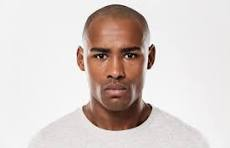
#> input picture pictures/visage.jpeg, 230 x 148 px, given in place of the camera
$ python face_detect_only.py
#> lines starting #> are read from the running program, lines starting #| are printed output that depends on the picture; after the words box and inside, x2 and y2 are one past the last pixel; in counts of white or black regions, pixels touching at a corner belong together
#> further down, video_frame is the input picture: shape (148, 230, 3); mean B, G, R 202.4, 206.1, 216.7
### test_set/face_resizer_display.py
import cv2

def resizing_frame(video_frame):
    #Récupération et affichage des valeurs (RGB) de la capture initiale
    ini_size = video_frame.shape
    #Redimensionnement de l'image capturée pour affichage
    new_size = (500, 600)
    frame_resized = cv2.resize(video_frame, new_size)
    print("Initial size (Height, Width, Channels): ", ini_size)
    print("Resized image shape (Height, Width, Channels): ", frame_resized.shape)
    print(resizing_frame)
    #Affichage de l'image redimensionnée
    cv2.imshow('Resized frame', frame_resized)

### test_set/face_detect_only.py
import cv2
from face_resizer_display import resizing_frame

face_classifier = cv2.CascadeClassifier(
    cv2.data.haarcascades + "haarcascade_frontalface_default.xml"
)

video_capture = cv2.VideoCapture(0)

def detect_bounding_box(vid):
    scaleFactor = 1.1
    minNeighbors = 6
    gray_image = cv2.cvtColor(vid, cv2.COLOR_BGR2GRAY)
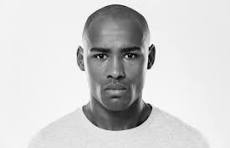
#> gray_image: shape (148, 230); min 2, max 255, mean 208.9
    faces = face_classifier.detectMultiScale(gray_image, scaleFactor, minNeighbors, minSize=(50, 50))
#> faces = [[80, 27, 73, 73]]
    for (x, y, w, h) in faces:
        # Dessiner des points aux 4 coins du rectangle
        cv2.circle(vid, (x, y), 5, (0, 0, 255), -1)
        cv2.circle(vid, (x + w, y), 5, (0, 0, 255), -1)
        cv2.circle(vid, (x, y + h), 5, (0, 0, 255), -1)
        cv2.circle(vid, (x + w, y + h), 5, (0, 0, 255), -1)

        # Dessiner un point au centre
        cv2.circle(vid, (x + w//2, y + h//2), 5, (255, 0, 0), -1)
#> this loop made 1 pass
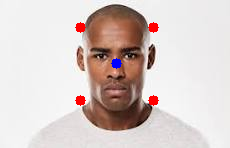
#> vid: shape (148, 230, 3); 1.19% of pixels changed, all inside (x1, y1, x2, y2) = (75, 22, 159, 106)

    return faces

while True:

    result, video_frame = video_capture.read()  # read frames from the video
    if result is False:
        break

    faces = detect_bounding_box(
        video_frame
    )  # apply the function we created to the video frame
#> faces = [[80, 27, 73, 73]]

    cv2.imshow(
        "My Face Detection Project", video_frame
    )

    if cv2.waitKey(1) & 0xFF == ord("q"):
#> (key q is pressed here)
        break

resizing_frame(video_frame)
#> in resizing_frame, `frame_resized = cv2.resize(video_frame, new_size)`:
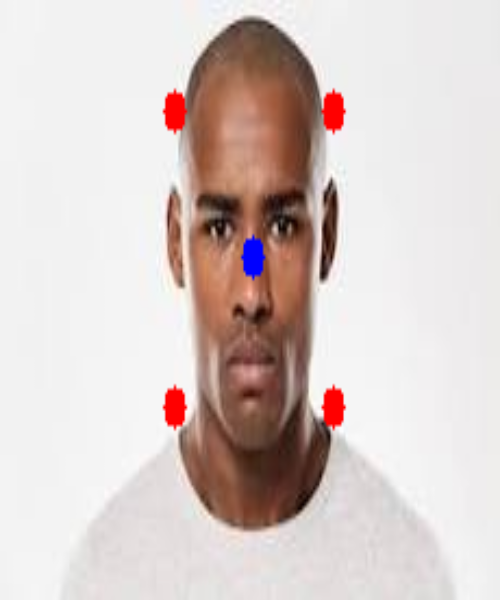
#> frame_resized: shape (600, 500, 3); mean B, G, R 200.4, 203.5, 216.3
#| Initial size (Height, Width, Channels):  (148, 230, 3)
#| Resized image shape (Height, Width, Channels):  (600, 500, 3)

video_capture.release()
cv2.destroyAllWindows()
